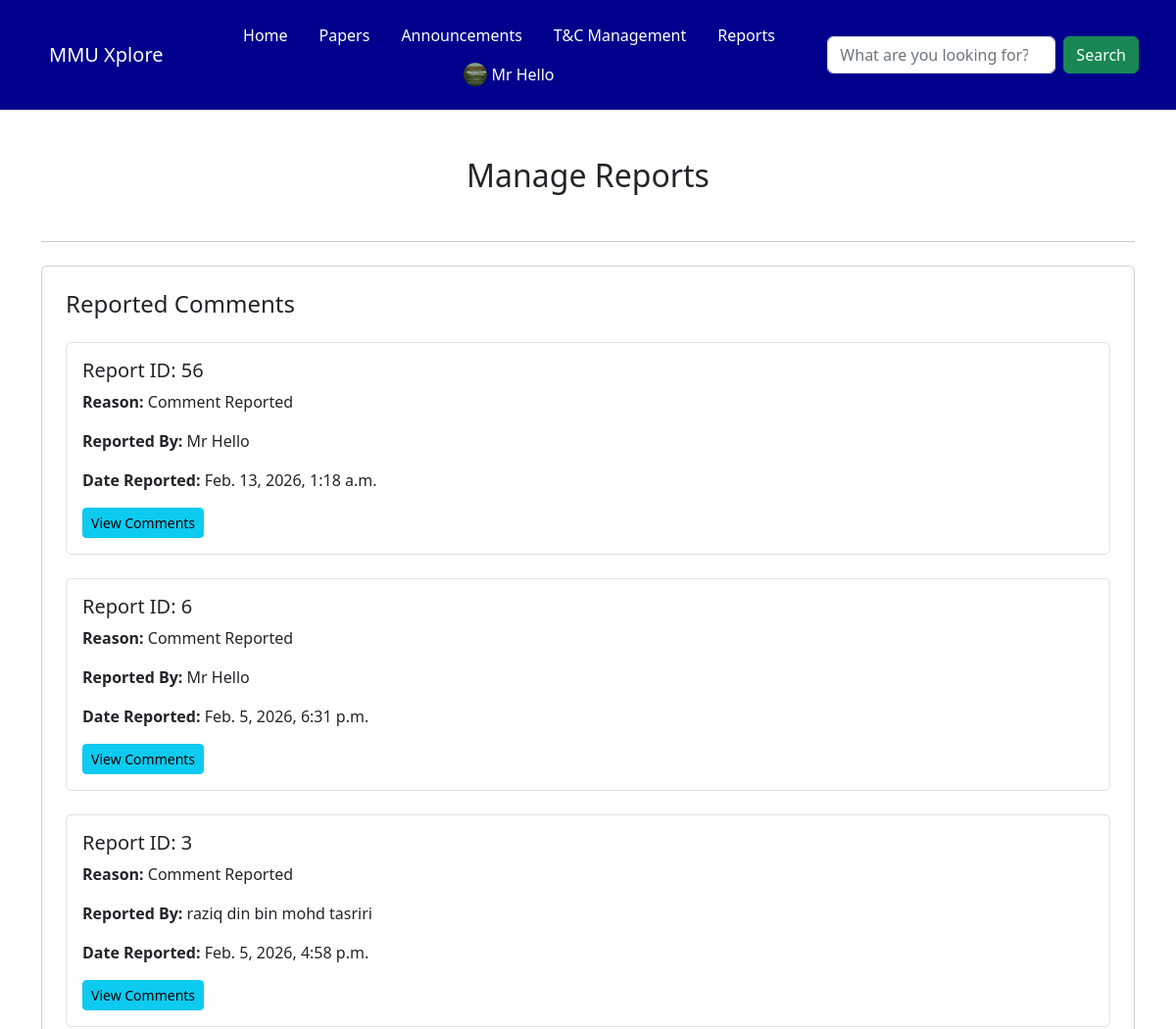
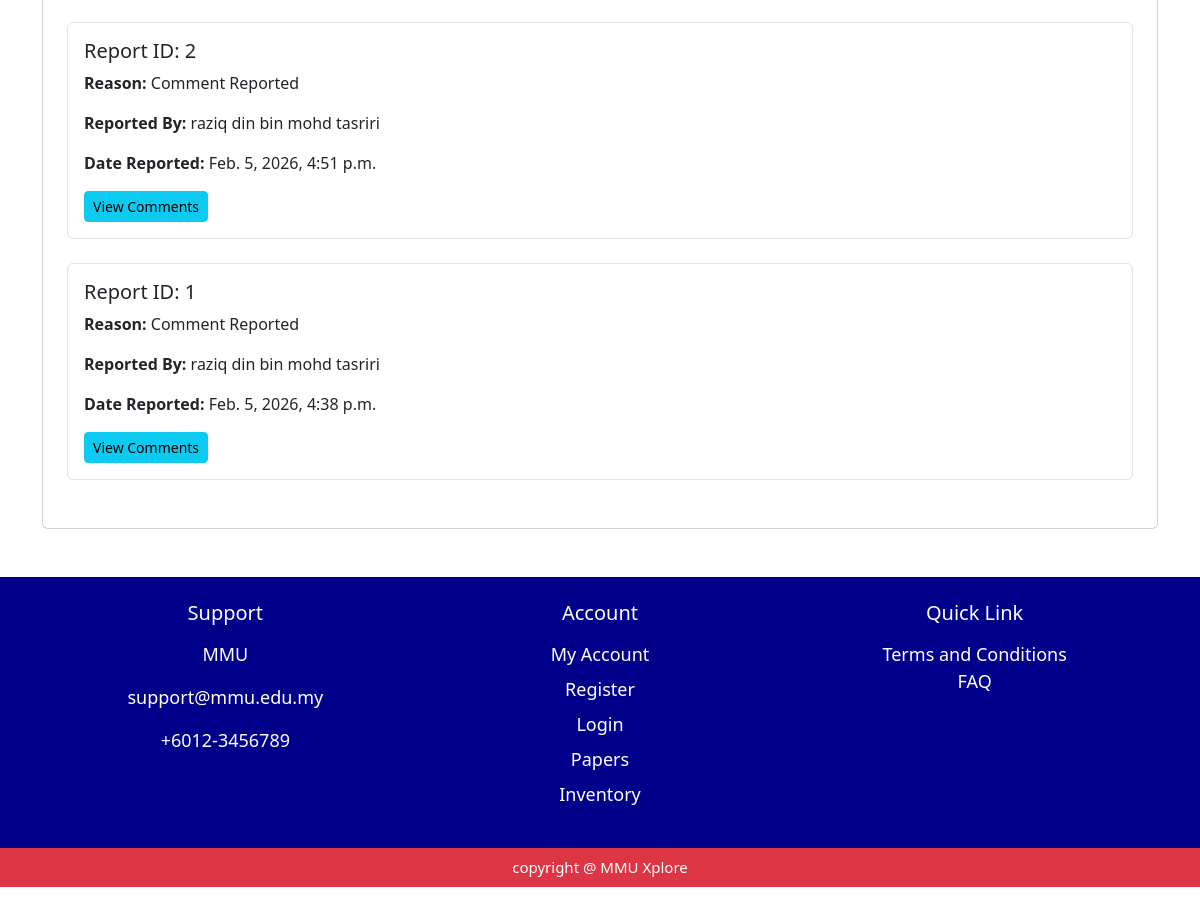
Screenshot of /adminguy/manage_user_reports/ (signed in) with the database file from the repository (2 pictures, top to bottom).
### myapp/models.py (models this page shows, shortened)
class User(models.Model):
     user_id = models.AutoField(primary_key=True)
     fullname = models.CharField(max_length=150 , default='unknown' , blank=True)
     university_id = models.CharField(max_length=50, unique=True , default='0000')
     email = models.EmailField(unique=True , default='unknown@example.com')
     password = models.CharField(max_length=250 , default='password')
     role = models.CharField(max_length=50, default='student')
     avatar = models.FileField(upload_to='profile/', blank=True, null=True)
     date_joined = models.DateTimeField(auto_now_add=True )
     def __str__(self):
          return self.fullname

class Notification(models.Model):
    notify_id = models.AutoField(primary_key=True)
    user_id = models.ForeignKey(User, on_delete=models.CASCADE, related_name='notifications') #recipient id
    notify_title = models.CharField(max_length=100)
    notify_message = models.TextField()
    created_at = models.DateTimeField(auto_now_add=True)
    sender_id = models.ForeignKey(User, on_delete=models.CASCADE, blank=True, null=True)

### myapp/views.py (the view)
# urls.py: path('adminguy/manage_user_reports/', views.manage_user_reports, name='manage_user_reports' ),
def manage_user_reports(request):
    user_name = request.session.get('user_name', 'Guest')
    reports = Notification.objects.all().filter(notify_title="Comment Reported").order_by('-created_at')
    context = {
        'user_name': user_name,
        'reports': reports
    }
    return render(request, 'adminguy/manage_report.html', context)

### myapp/templates/adminguy/manage_report.html (shortened to what this page needs)
<!DOCTYPE html>
<html lang="en">
<head>
    <link href="https://cdn.jsdelivr.net/npm/bootstrap@5.2.3/dist/css/bootstrap.min.css" rel="stylesheet">
</head>
<body>
    {% include 'components/admin_navbar.html' %}
<div class="container">
    <h2 class="mt-5 mb-5 text-center">Manage Reports</h2>
    <hr class="my-4">
    <div class="card p-4 mb-5">
        <h4 class="mb-4">Reported Comments</h4>
        {% for report in reports %}
            <div class="mb-4 p-3 border rounded">
                <h5>Report ID: {{ report.notify_id }}</h5>
                <p><strong>Reason:</strong> {{ report.notify_title }}</p>
                <p><strong>Reported By:</strong> {{ report.user_id }}</p>
                <p><strong>Date Reported:</strong> {{ report.created_at }}</p>
                <a href="{% url 'view_comment' report.notify_id %}" class="btn btn-info btn-sm">View Comments</a>
            </div>
        {% empty %}
            <p>No reports available.</p>
        {% endfor %}
    </div>
</div>
{% include 'components/footer.html' %}
</body>
</html>

### myapp/templates/components/admin_navbar.html (shortened to what this page needs)
<link rel="stylesheet" href="https://cdn.jsdelivr.net/npm/bootstrap-icons@1.11.1/font/bootstrap-icons.css">
<nav class="navbar navbar-expand-lg" style="background-color: rgb(0, 0, 141);">
    <div class="container p-2" >
    <nav class="navbar " style="background-color: rgb(0, 0, 141);" >
  <div class="container-fluid">
    <a class="navbar-brand text-white"  href="#">MMU Xplore</a>
  </div>
</nav>
  <ul class="nav justify-content-center">
  <li class="nav-item">
    <a class="nav-link text-white" href="/adminguy/admin_page/" >Home </a>
  </li>
  <li class="nav-item">
    <a class="nav-link text-white" href="/researchpaper">Papers</a>
  </li>
   <li class="nav-item">
    <a class="nav-link text-white" href="/adminguy/announcement_page/">Announcements</a>
  </li>
    <li class="nav-item">
    <a class="nav-link text-white" href="/term_condition_page/">T&C Management</a>
  </li>
    <li class="nav-item">
    <a class="nav-link text-white" href="/adminguy/manage_user_reports/">Reports</a>
  </li>
  <li class="nav-item">
{% if user_name != 'Guest' %}
  <a class="nav-link text-white d-flex align-items-center" data-bs-toggle="modal" data-bs-target="#staticBackdrop" href="#">
    {% if user and user.avatar %}
      <img src="{{ user.avatar.url }}" alt="Avatar" class="rounded-circle me-1" style="width: 24px; height: 24px; object-fit: cover;">
    {% else %}
      <i class="bi bi-person-circle me-1"></i>
    {% endif %}
    {{ user_name }}
  </a>
{% else %}
  <a class="nav-link text-white" href="/signup">Sign Up</a>
{% endif %}
  </li>
</ul>
  <form class="d-flex" role="search">
      <input class="form-control me-2" type="search" placeholder="What are you looking for?" aria-label="Search">
      <button class="btn btn-success" type="submit">Search</button>
    </form>
</div>
</nav>

### rows the page displays
User: avatar (picture), fullname "Mr Hello"
Notification: notify_id "56", notify_title "Comment Reported", user_id "Mr Hello", created_at "Feb. 13, 2026, 1:18 a.m."
Notification: notify_id "6", notify_title "Comment Reported", user_id "Mr Hello", created_at "Feb. 5, 2026, 6:31 p.m."
Notification: notify_id "3", notify_title "Comment Reported", user_id "raziq din bin mohd tasriri", created_at "Feb. 5, 2026, 4:58 p.m."
Notification: notify_id "2", notify_title "Comment Reported", user_id "raziq din bin mohd tasriri", created_at "Feb. 5, 2026, 4:51 p.m."
Notification: notify_id "1", notify_title "Comment Reported", user_id "raziq din bin mohd tasriri", created_at "Feb. 5, 2026, 4:38 p.m."
